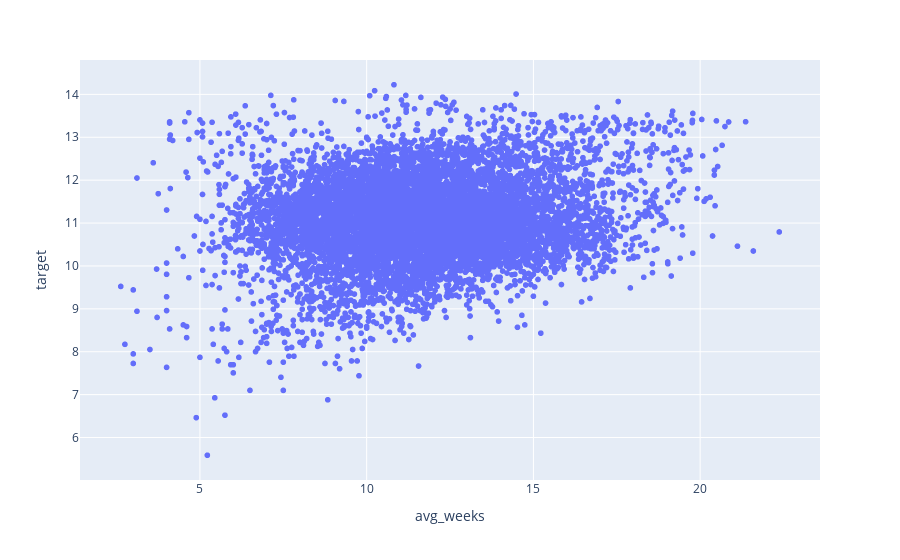

Notebook cell for this chart:
### Code cell
figtest = px.scatter(train, y='target', x='avg_weeks')
figtest.show()

### Figure 1 — Plotly figure (JSON) as saved in the notebook; plotly's stock layout.template omitted (floating-point values rounded to 4 significant figures; data arrays with more than 128 entries replaced by an {"elided": "..."} marker saying what was removed)
{"data": [{"hovertemplate": "avg_weeks=%{x}<br>target=%{y}<extra></extra>", "legendgroup": "", "marker": {"color": "#636efa", "symbol": "circle"}, "mode": "markers", "name": "", "showlegend": false, "type": "scattergl", "x": {"elided": "8896 float values"}, "xaxis": "x", "y": {"elided": "8896 float values"}, "yaxis": "y"}], "layout": {"legend": {"tracegroupgap": 0}, "margin": {"t": 60}, "xaxis": {"anchor": "y", "domain": [0, 1], "title": {"text": "avg_weeks"}}, "yaxis": {"anchor": "x", "domain": [0, 1], "title": {"text": "target"}}}}
